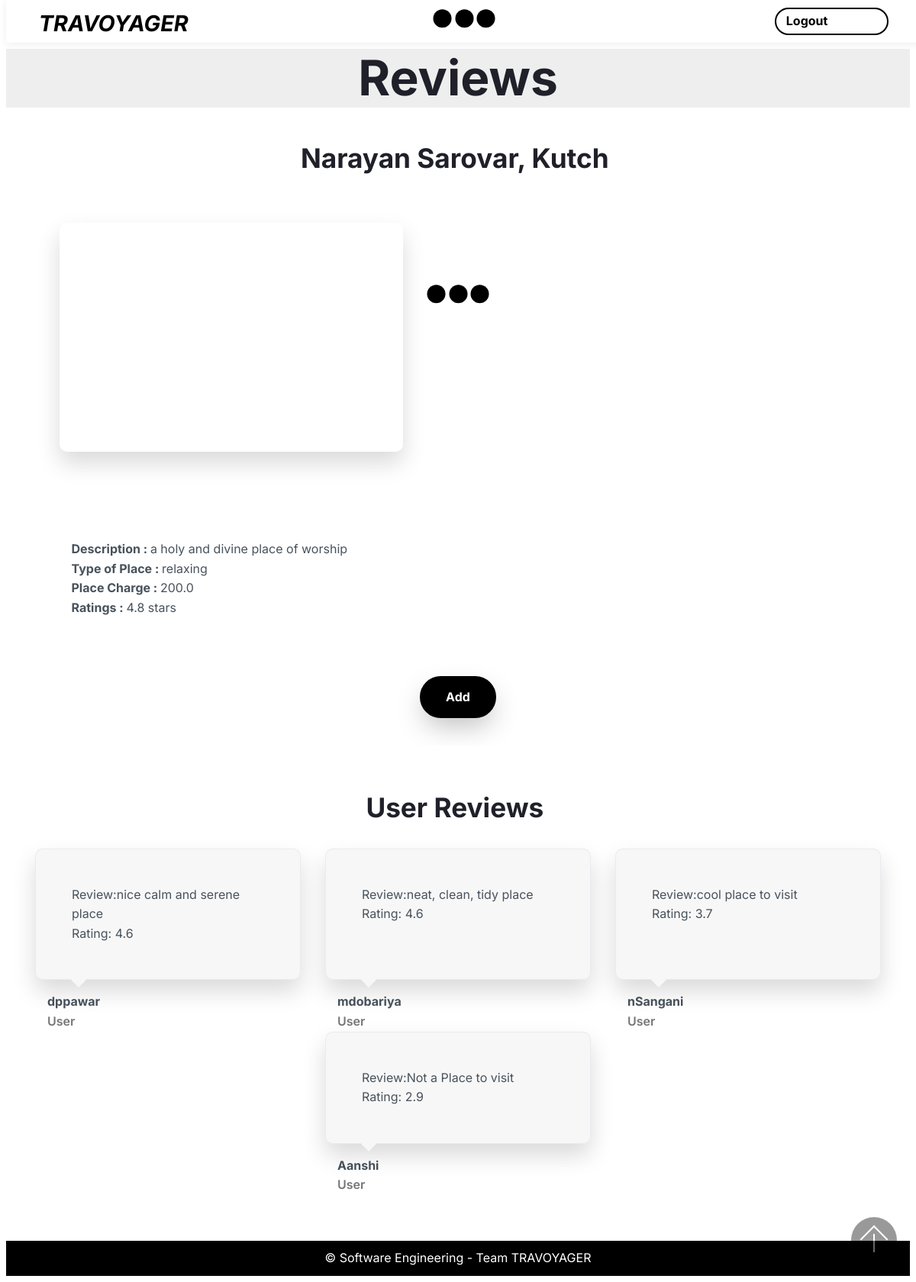
Screenshot of /placeExplore/18/18 with the database file from the repository.
### travel/models.py (models this page shows, shortened)
class Place(models.Model):
    place_id=models.AutoField(primary_key=True)
    dest_id=models.ForeignKey(Destination,default=1,on_delete=models.SET_DEFAULT)
    name_place=models.CharField(max_length=100)
    desc_place=models.CharField(max_length=400)
    latitude=models.FloatField()
    longitude=models.FloatField()
    extra_charge=models.FloatField()
    time_durationForVisit=models.TimeField()
    rate_place=models.FloatField()
    type_of_Place=models.CharField(max_length=50)  #, choices=[(tag, tag.value) for tag in placeTypeChoice] ) #enum, beach, shopping, historical, tracking, religious, relexing

class Destination(models.Model):
    dest_id=models.AutoField(primary_key=True)
    dest_name=models.CharField(max_length=200,unique=True)
    state=models.CharField(max_length=200)
    temprature=models.FloatField()
    humidity=models.FloatField()

class Place_Image(models.Model):
    place_id=models.ForeignKey(Place,default=1,on_delete=models.SET_DEFAULT)
    image_of_place=models.CharField(max_length=1000)

class Place_Review(models.Model):
    place_id=models.ForeignKey(Place,default=1,on_delete=models.SET_DEFAULT)
    user_id=models.ForeignKey(User,default=1,on_delete=models.SET_DEFAULT)
    review_place=models.TextField(max_length=1000,null=True)
    rate_place=models.FloatField()
    class Meta:
        unique_together = (("user_id", "place_id"))

class User(models.Model):
    username = models.CharField(max_length=200,unique=True)
    password = models.CharField(max_length=15)
    email = models.EmailField(unique=True)
    contact = models.IntegerField()
    gender = models.CharField(max_length=1)
    dob = models.DateField()

### travel/views.py (the view)
# urls.py: path('placeExplore/<int:pk>/<int:location>', placeExplore, name='placeExplore'),
def placeExplore(request, pk, location):
    place_obj = Place.objects.get(place_id=pk)
    place_img = Place_Image.objects.filter(place_id=place_obj).all()
    place_review = Place_Review.objects.filter(place_id=place_obj).all()
    context={
        'place_obj':place_obj,
        'place_img':place_img,
        'place_review':place_review,
        'location':location
    }
    return render(request, 'placeExplore.html', context)

### travel/Templates/placeExplore.html (shortened to what this page needs)
<!DOCTYPE html>
<html amp >
<head>
</head>
<body>
  <section class="menu horizontal-menu cid-swwpJQDXGc" id="menu2-2o">
    <nav class="navbar navbar-dropdown navbar-expand-lg navbar-fixed-top">
       <div class="menu-container container-fluid">
      <div class="navbar-brand">
          <span class="navbar-logo">
              <amp-img src="./static/logo-60x50.png" layout="responsive" width="36" height="30" alt="Mobirise" class="mobirise-loader">
                  <div placeholder="" class="placeholder">
                                <div class="mobirise-spinner">
                                    <em></em>
                                    <em></em>
                                    <em></em>
                                </div></div>
              </amp-img>
          </span>
          <p class="brand-name mbr-fonts-style mbr-bold display-5"><em>TRAVOYAGER</em></p></div>
      <div class="collapse navbar-collapse" id="navbarSupportedContent">
            <ul class="navbar-nav nav-dropdown" data-app-modern-menu="true"></ul>
            <div class="navbar-buttons mbr-section-btn align-center">
                <a class="btn btn-sm btn-info-outline display-4" href="/">Logout&nbsp; &nbsp; &nbsp; &nbsp; &nbsp; &nbsp; &nbsp; &nbsp; &nbsp;</a></div>
      </div>
        </div>
    </nav>
</section>
<section class="mbr-section 01 cid-swxdeJQvqo" id="content1-2s">
    <div class="container">
       <div class="mbr-row mbr-jc-c">
           <div class="mbr-col-sm-12 mbr-col-md-10">
               <h2 class="mbr-section-title align-center mbr-fonts-style mbr-bold display-1">Reviews</h2>
           </div>
       </div>
   </div>
</section>
<section class="slider1 slider cid-swBbtT91Qu" id="slider1-38">
    <div class="container">
        <div class="mbr-pb-4">
            <h3 class="mbr-fonts-style mbr-section-title mbr-bold align-center mbr-pb-2 display-2">
                {{place_obj.name_place}}, {{place_obj.dest_id.dest_name}}&nbsp;</h3>
        </div>
        <div class="slider-box">
            <amp-carousel class="carousel" height="360" layout="fixed-height" type="carousel">
                {% for obj in place_img %}
            <div class="carousel-img mbr-col-sm-12">
                <amp-img class="mobirise-loader" src="{{obj.image_of_place}}" alt="Mobirise" width="540" height="360" layout="responsive">
                    <div placeholder="" class="placeholder">
                                <div class="mobirise-spinner">
                                    <em></em>
                                    <em></em>
                                    <em></em>
                                </div></div>
                </amp-img>
            </div>
            {% endfor %}
           </amp-carousel>
        </div>
    </div>
</section>
<section class="02 mbr-section article cid-swBbE2ZQUM" id="content2-39">
    <div class="container">
        <div class="mbr-row mbr-jc-c">
            <div class="mbr-col-sm-12 mbr-col-md-10 mbr-col-lg-11">
                <p class="mbr-text mbr-fonts-style mbr-py-1 display-7">
                   <strong>Description : </strong> {{place_obj.desc_place}}<br>
                   <strong>Type of Place : </strong> {{place_obj.type_of_Place}}<br>
                   <strong>Place Charge : </strong> {{place_obj.extra_charge}}<br>
                   <strong>Ratings : </strong> {{place_obj.rate_place}} stars<br>
                </p>
            </div>
        </div>
    </div>
</section>
<section class="mbr-section 04 cid-swBbXGI5tG" id="content5-3b">
    <div class="container">
        <div class="mbr-row mbr-jc-c">
            <div class="mbr-section-btn mbr-col-md-12 mbr-col-sm-12 mbr-col-lg-8 align-center">
                <a class="btn btn-primary display-4" href="/addPlace/addPlaceEntry/{{place_obj.place_id}}/{{location}}">Add</a>
            </div>
        </div>
    </div>
</section>
<section class="testimonials1 mbr-section cid-swBbPPo7Tr" id="testimonials1-3a">
    <div class="container">
        <div class="mbr-row mbr-jc-c">
            <div class="mbr-col-sm-12 mbr-col-md-12">
                <h2 class="mbr-section-title mbr-fonts-style mbr-bold align-center mbr-pb-4 display-2">User Reviews&nbsp;</h2>
            </div>
            {% for obj in place_review %}
            <div class="card mbr-col-sm-12 mbr-col-md-6 mbr-flex mbr-column mbr-col-lg-4 md-pb">
                <div class="card-wrapper mbr-p-5">
                    <p class="mbr-text mbr-fonts-style align-left display-4">
                        Review:{{obj.review_place}}<br>
                        Rating: {{obj.rate_place}}<br>
                    </p>
                </div>
                <div class="signature mbr-pt-2 mbr-px-2">
                    <div class="author-name mbr-fonts-style mbr-bold display-7">
                        {{obj.user_id.username}}
                    </div>
                    <div class="author-title mbr-semibold mbr-fonts-style display-4">
                        User
                    </div>
                </div>
            </div>
            {% endfor %}
        </div>
    </div>
</section>
<section class="footer1 cid-swwpJRsu96" id="footer1-2p">
    <div class="container">
        <div class="align-center mbr-p-1">
            <p class="mbr-text mbr-white mbr-fonts-style display-4">
                © Software Engineering - Team TRAVOYAGER<br></p>
        </div>
    </div>
</section>
  <button id="scrollToTopButton" on="tap:top-page.scrollTo(duration=200)">                                         <a class="scroll-to-top-arrow"></a>                                     </button></body>
</html>

### rows the page displays
Place: name_place "Narayan Sarovar", dest_id.dest_name "Kutch", desc_place "a holy and divine place of worship", type_of_Place "relaxing", extra_charge "200.0", rate_place "4.8"
Place_Review: review_place "nice calm and serene place", rate_place "4.6", user_id.username "dppawar"
Place_Review: review_place "neat, clean, tidy place", rate_place "4.6", user_id.username "mdobariya"
Place_Review: review_place "cool place to visit", rate_place "3.7", user_id.username "nSangani"
Place_Review: review_place "Not a Place to visit", rate_place "2.9", user_id.username "Aanshi"
